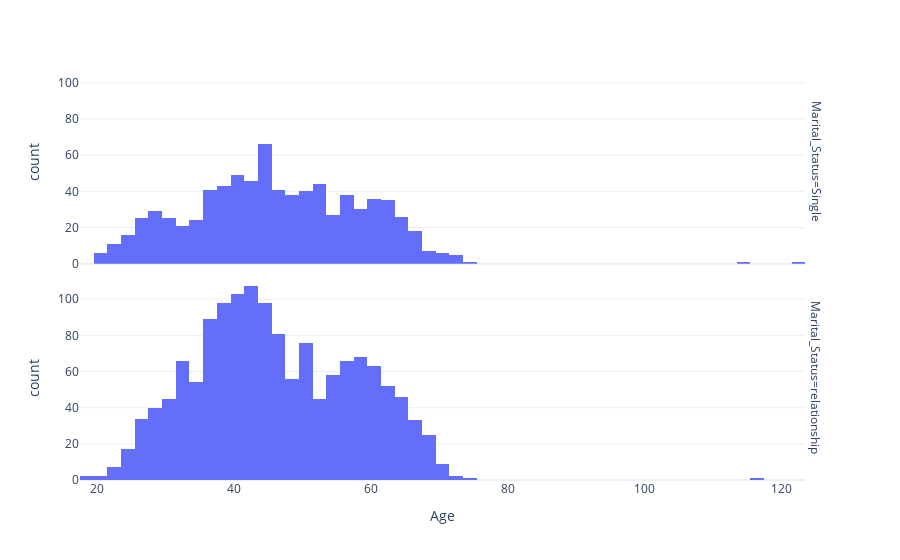

Write notebook code for a chart like this one.
### Markdown cell above
Hardly any purchases by UG. We see less data there

### Code cell
fig = px.histogram (df, x = "Age",  facet_row = "Marital_Status",  template = 'plotly_white')
fig.show ()

### Figure 1 — Plotly figure (JSON) as saved in the notebook; plotly's stock layout.template omitted (floating-point values rounded to 4 significant figures; data arrays with more than 128 entries replaced by an {"elided": "..."} marker saying what was removed)
{"data": [{"alignmentgroup": "True", "bingroup": "x", "hovertemplate": "Marital_Status=Single<br>Age=%{x}<br>count=%{y}<extra></extra>", "legendgroup": "", "marker": {"color": "#636efa", "pattern": {"shape": ""}}, "name": "", "offsetgroup": "", "orientation": "v", "showlegend": false, "type": "histogram", "x": {"elided": "796 int values"}, "xaxis": "x2", "yaxis": "y2"}, {"alignmentgroup": "True", "bingroup": "x", "hovertemplate": "Marital_Status=relationship<br>Age=%{x}<br>count=%{y}<extra></extra>", "legendgroup": "", "marker": {"color": "#636efa", "pattern": {"shape": ""}}, "name": "", "offsetgroup": "", "orientation": "v", "showlegend": false, "type": "histogram", "x": {"elided": "1444 int values"}, "xaxis": "x", "yaxis": "y"}], "layout": {"annotations": [{"font": {}, "showarrow": false, "text": "Marital_Status=relationship", "textangle": 90, "x": 0.98, "xanchor": "left", "xref": "paper", "y": 0.2425, "yanchor": "middle", "yref": "paper"}, {"font": {}, "showarrow": false, "text": "Marital_Status=Single", "textangle": 90, "x": 0.98, "xanchor": "left", "xref": "paper", "y": 0.7575, "yanchor": "middle", "yref": "paper"}], "barmode": "relative", "legend": {"tracegroupgap": 0}, "margin": {"t": 60}, "xaxis": {"anchor": "y", "domain": [0, 0.98], "title": {"text": "Age"}}, "xaxis2": {"anchor": "y2", "domain": [0, 0.98], "matches": "x", "showticklabels": false}, "yaxis": {"anchor": "x", "domain": [0, 0.485], "title": {"text": "count"}}, "yaxis2": {"anchor": "x2", "domain": [0.515, 1], "matches": "y", "title": {"text": "count"}}}}
